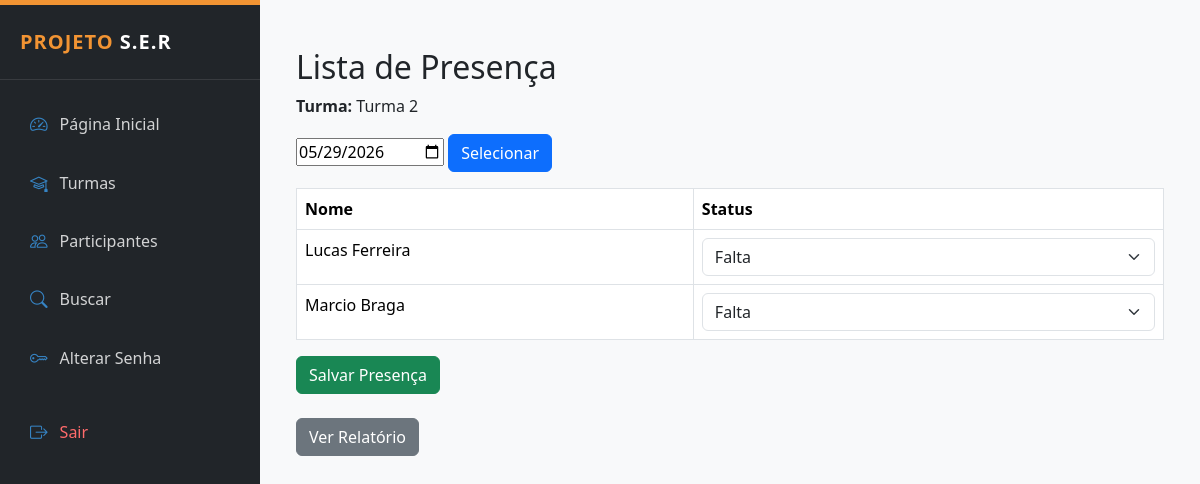
/public/presenca.php?turma_id=3, run on an earlier commit of the app's database.
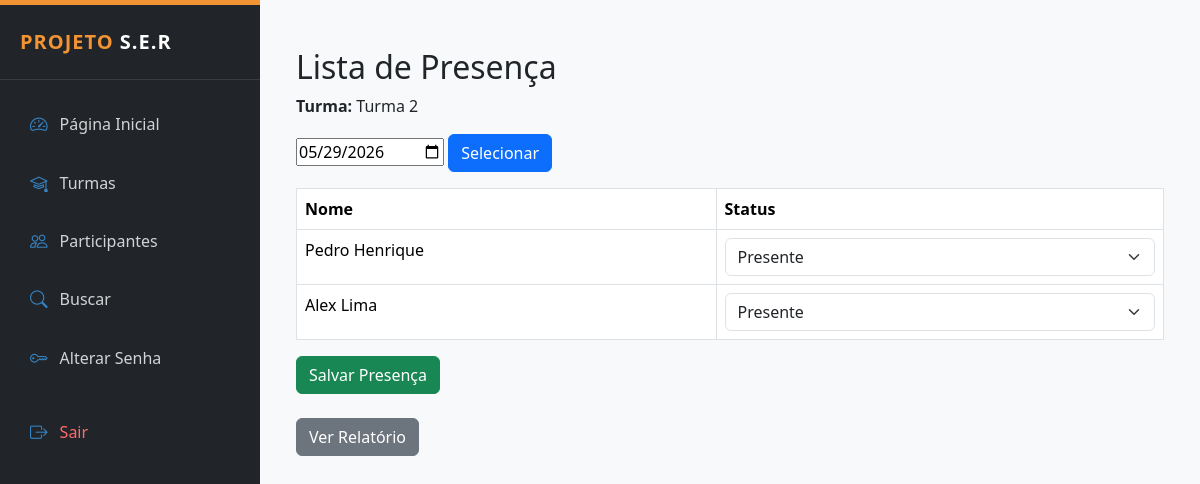
And on a later commit of the database.
### tables this page shows
CREATE TABLE `participantes` (
  `id` int(11) NOT NULL,
  `nome` varchar(120) NOT NULL,
  `numero_processo` varchar(50) DEFAULT NULL,
  `cpf` varchar(11) DEFAULT NULL,
  `data_nascimento` date DEFAULT NULL,
  `telefone` varchar(20) DEFAULT NULL,
  `email` varchar(120) DEFAULT NULL,
  `endereco` varchar(150) DEFAULT NULL,
  `bairro` varchar(100) DEFAULT NULL,
  `turma_id` int(11) DEFAULT NULL,
  `observacoes` text DEFAULT NULL,
  `criado_em` timestamp NOT NULL DEFAULT current_timestamp(),
  `caso_id` int(11) DEFAULT NULL,
  `status` enum('ativo','inativo') DEFAULT 'ativo',
  `total_passagens` int(11) DEFAULT 0
);

### public/presenca.php (the view, shortened to what this page needs)
<?php
require_once __DIR__ . "/../config/conexao.php";
require_once __DIR__ ."/../layout/admin_header.php";
$turma_id = $_GET['turma_id'] ?? null;
$data = $_GET['data'] ?? date('Y-m-d');
$stmt = $pdo->prepare("SELECT * FROM turmas WHERE id = ?");
$stmt->execute([$turma_id]);
$turma = $stmt->fetch();
$stmt = $pdo->prepare("SELECT * FROM turmas_sessoes WHERE turma_id = ? AND data = ?");
$stmt->execute([$turma_id, $data]);
$sessao = $stmt->fetch();
if (!$sessao) {
    $sessao_id = $pdo->lastInsertId();
} else {
    $sessao_id = $sessao['id'];
}
$stmt = $pdo->prepare("SELECT id, nome FROM participantes WHERE turma_id = ?");
$stmt->execute([$turma_id]);
$participantes = $stmt->fetchAll();
$stmt = $pdo->prepare("SELECT participante_id, status FROM presencas WHERE sessao_id = ?");
$stmt->execute([$sessao_id]);
$presencas_db = [];
foreach ($stmt->fetchAll() as $p) {
    $presencas_db[$p['participante_id']] = $p['status'];
}
?>
<div class="container mt-4">
    <h2>Lista de Presença</h2>
    <p><strong>Turma:</strong> <?= $turma['nome'] ?></p>
    <form method="GET" class="mb-3">
        <input type="date" name="data" value="<?= $data ?>" required>
        <button type="submit" class="btn btn-primary">Selecionar</button>
    </form>
    <form method="POST">
        <table class="table table-bordered">
            <thead>
                <tr>
                    <th>Nome</th>
                    <th>Status</th>
                </tr>
            </thead>
            <tbody>
                <?php foreach ($participantes as $p):
                    $status = $presencas_db[$p['id']] ?? 'falta';
                ?>
                <tr>
                    <td><?= $p['nome'] ?></td>
                    <td>
                        <select name="presencas[<?= $p['id'] ?>]" class="form-select">
                            <option value="presente" <?= $status == 'presente' ? 'selected' : '' ?>>Presente</option>
                            <option value="falta" <?= $status == 'falta' ? 'selected' : '' ?>>Falta</option>
                        </select>
                    </td>
                </tr>
                <?php endforeach; ?>
            </tbody>
        </table>
        <button class="btn btn-success">Salvar Presença</button>
    </form>
    <br>
    <a href="presenca_relatorio.php?turma_id=<?= $turma_id ?>" class="btn btn-secondary">
        Ver Relatório
    </a>
</div>
<?php
require_once __DIR__ ."/../layout/admin_footer.php";
?>

What changed in the data, as far as the page shows it:
removed participantes: nome "Lucas Ferreira", id "Falta"
removed participantes: nome "Marcio Braga", id "Falta"
added participantes: nome "Pedro Henrique", id "Presente"
added participantes: nome "Alex Lima", id "Presente"
